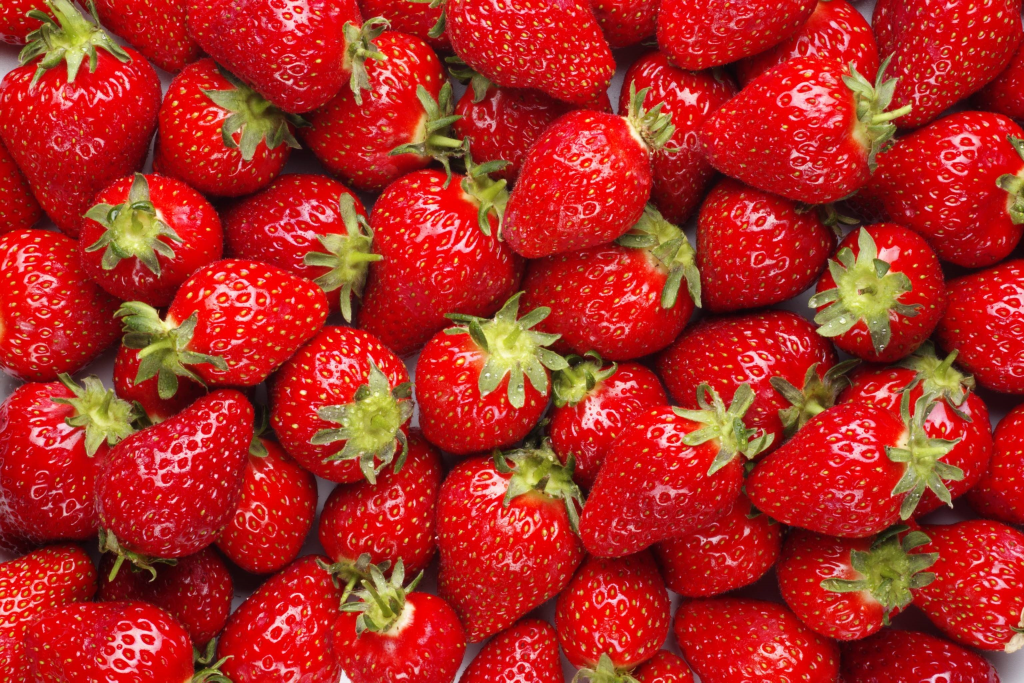
#> input picture 20161130/im1.jpg, 3072 x 2048 px (shown at 1/3 size)
$ jupyter execute --allow-errors ImageAnalysis.ipynb   (shell and % lines are left out)
#> lines starting #> are read from the running program, lines starting #| are printed output that depends on the picture; after the words box and inside, x2 and y2 are one past the last pixel; in counts of white or black regions, pixels touching at a corner belong together
## Basics of Image Analysis in Python
<hr>

### Packages
* scipy
* scikit-image
* opencv
* PIL (pillow)
* ITK

<hr>

[cell 1]
import matplotlib.pyplot as pl
pl.style.use(['notebook','images'])

<hr>
### Load and show an image

[cell 2]
from skimage.io import imread
img1 = imread('im1.jpg')
#> img1 is the input picture: shape (2048, 3072, 3); mean R, G, B 176.8, 42.1, 34.3
img2 = imread('im2.jpg')
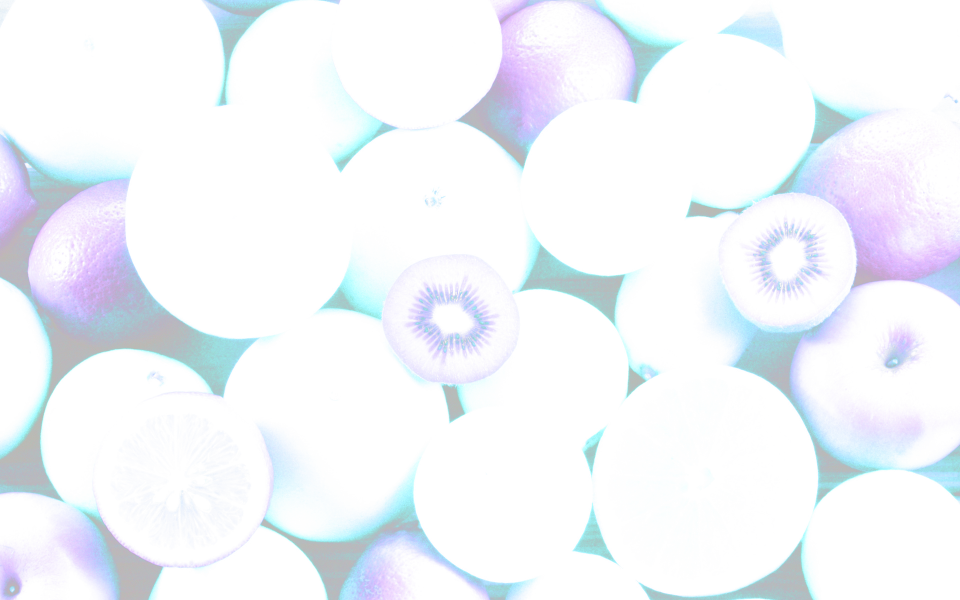
#> input picture 20161130/im2.jpg, 1920 x 1200 px (shown at 1/2 size)
#> img2 is the input picture: shape (1200, 1920, 4); mean R, G, B, A 45.3, 121.3, 217.8, 27.5

fig,axs = pl.subplots(1, 2, num='Original Images')
axs[0].imshow(img1)
axs[1].imshow(img2)

### How are images represented in Python?

[cell 3]
print('Type:', type(img1), '\n')
#| Type: <class 'numpy.ndarray'>
print('Shape:', img1.shape, '\n')
#| Shape: (2048, 3072, 3)
print(img1.dtype, '\n')
#| uint8

### Basic image manipulation

[cell 4]
# IMAGE[YPOS, XPOS, CHANNEL]

fig,axs = pl.subplots(2,4, figsize=(9,7), num='Channels')

axs[0,-1].imshow(img1)
axs[0,-1].set_title('Original')
axs[1,-1].imshow(img2)

for channel,cmap,title in zip(range(3), (pl.cm.Greens,pl.cm.Reds,pl.cm.Blues), ('R','G','B')):
    ax = axs[0,channel]
    ax.imshow(img1[:,:,channel], cmap=cmap)
    ax.set_title(title)

    ax = axs[1,channel]
    ax.imshow(img2[:,:,channel], cmap=cmap)

[cell 5]
fig,axs = pl.subplots(1,3,num='Basic Manipulations', figsize=(9,5))

# take the red channel
red = img1[:,:,0]
axs[0].imshow(red, vmin=0, vmax=200, cmap=pl.cm.jet)

# crop it
cropped = red[300:800, 1500:2000]
axs[1].imshow(cropped)

# threshold it
thresholded = red>190
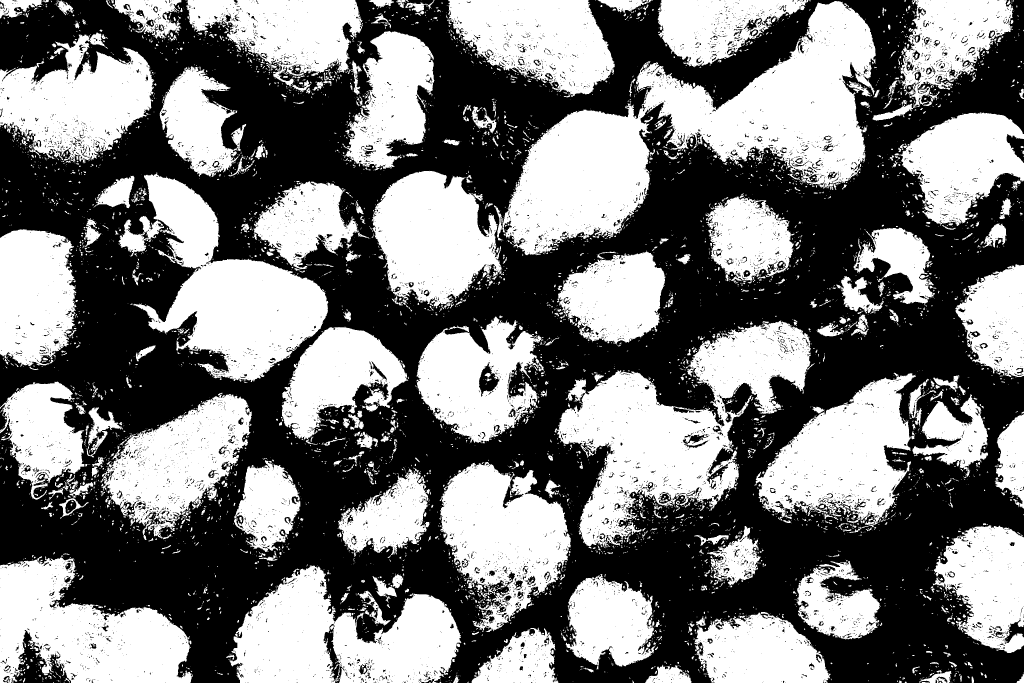
#> thresholded: shape (2048, 3072) bool (shown at 1/3 size); 48.4% white; 6754 white regions (5246 under 20 px), largest, box (x1, y1, x2, y2) and area: (1507, 3, 2627, 766) 316629, (1672, 962, 2432, 1645) 208083, (399, 522, 985, 1146) 156691
axs[2].imshow(thresholded)

red>190

### Cell culture example

[cell 6]
# load an image

im = imread('im4.tif')
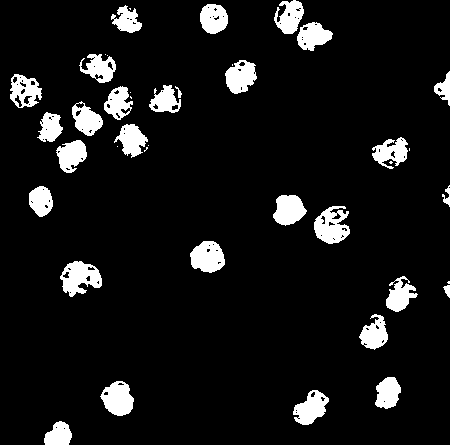
#> input picture 20161130/im4.tif, 450 x 445 px
#> im: shape (445, 450) uint16; min 3, max 435, mean 44.6
pl.figure('Cell Culture')
pl.imshow(im)

[cell 7]
# inspect the image histogram

pl.figure('Histogram')
#> (the rest of this cell did not finish here and is left out)

[cell 8]
# smooth images with a filter

from skimage.filters import gaussian

filtered = gaussian(im, sigma=2.)
filtered = (filtered-filtered.min())/(filtered.max()-filtered.min())

fig,axs = pl.subplots(1, 2, figsize=(8,5), num='Filtered')
axs[0].imshow(im)
axs[0].set_title('Original')
axs[1].imshow(filtered)
axs[1].set_title('Filtered')

[cell 9]
# basic segmentation: thresholding

thresholded = filtered > .3
#> thresholded: shape (445, 450) bool; 12.6% white; 29 white regions, largest, box (x1, y1, x2, y2) and area: (273, 0, 334, 52) 1771, (59, 260, 104, 298) 1228, (312, 204, 351, 245) 1214

fig,axs = pl.subplots(1, 2, num='Thresholding', figsize=(9,5))
axs[0].imshow(thresholded, cmap=pl.cm.viridis)

[cell 10]
from scipy.ndimage import label

labels,n_labs = label(thresholded)
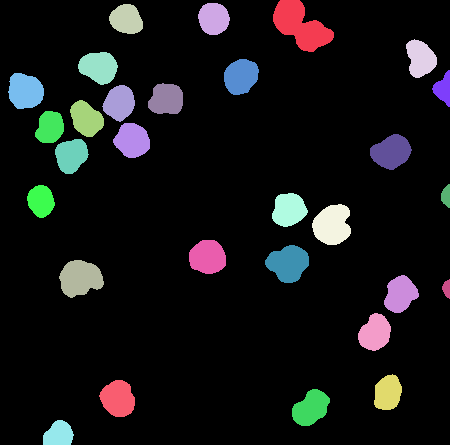
#> labels: shape (445, 450) int32; 30 distinct labels, from 0 to 29; one colour per label, 0 black
#> n_labs = 29

axs[1].imshow(labels, cmap=pl.cm.Paired)

[cell 11]
fig = pl.figure('Labelling cells', figsize=(6,5))
ax = fig.add_axes([0,0,1,1])
ax.imshow(im)

#> (the rest of this cell did not finish here and is left out)

[cell 12]
from skimage.feature import canny
fig,axs = pl.subplots(1, 3, num='Edge detection', figsize=(9,5))

edges1 = canny(im, 2., 5, 15)
#> edges1: shape (445, 450) bool; 2.6% white in thin lines or dots
edges2 = canny(im, 5., 10, 30)
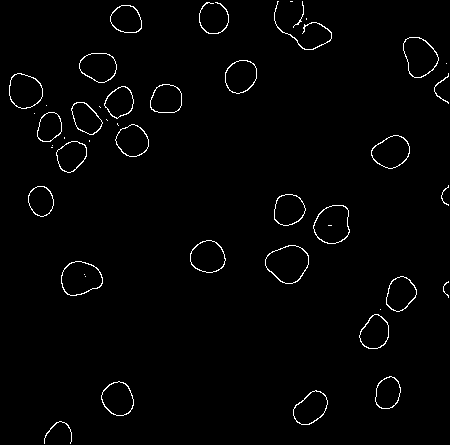
#> edges2: shape (445, 450) bool; 1.6% white in thin lines or dots

axs[0].imshow(im)
axs[1].imshow(edges1)
axs[2].imshow(edges2)

[cell 13]
from skimage.feature import blob_doh

blobs = blob_doh(filtered, 3, 30, overlap=0.2)
#> blobs = 28 rows, first 8: [436, 58, 15], [398, 117, 18], [392, 387, 18], [256, 206, 21], [209, 287, 18], [276, 77, 21], [75, 239, 18], [334, 374, 18]

pl.figure('Blob detector')
pl.imshow(im)
pl.plot(blobs[:,1], blobs[:,0], 'r*', markersize=10, markeredgewidth=0)

blobs
#> Out has the same summary as blobs
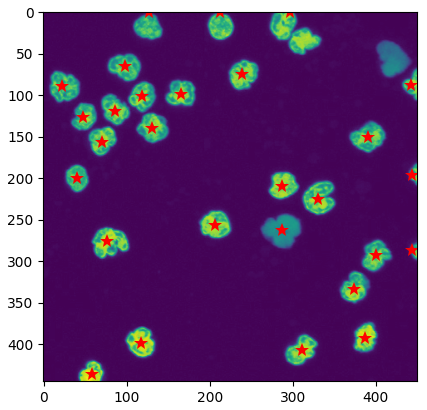
#> figure drawn by matplotlib, 1 panel

### Where's the kiwi?

[cell 14]
fruits = imread('im2.jpg')
kiwi = imread('kiwi.tif')
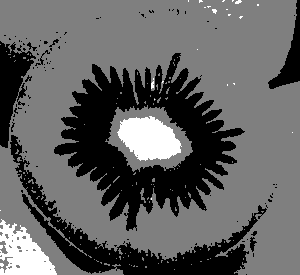
#> input picture 20161130/kiwi.tif, 300 x 275 px
#> kiwi is the input picture: shape (275, 300) uint16; min 0, max 701, mean 298.2
# convert to single channel
fruits = fruits.sum(axis=-1)
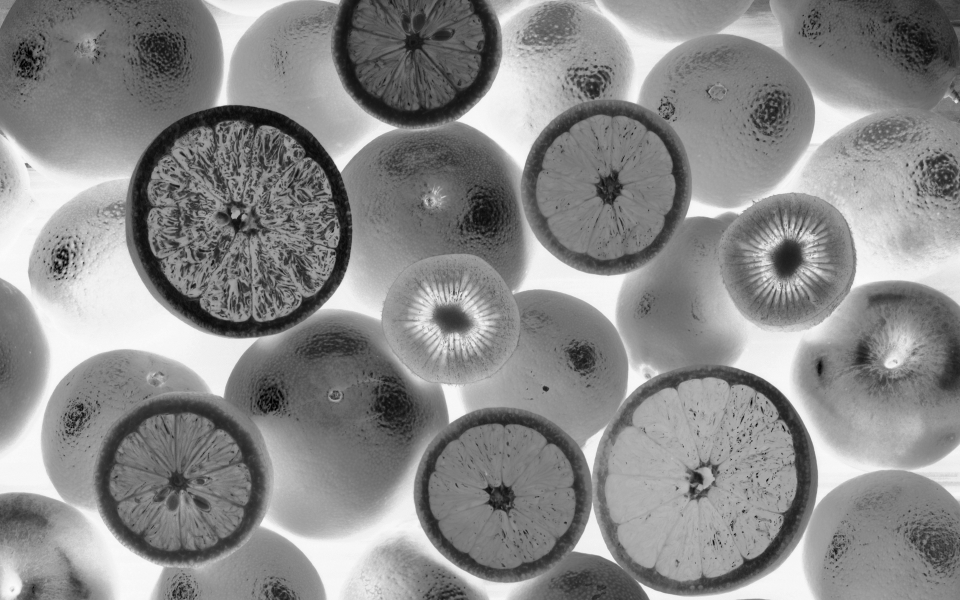
#> fruits: shape (1200, 1920) uint64 (shown at 1/2 size); min 0, max 759, mean 411.8; drawn with min black and max white
# blur kiwi
kiwi = gaussian(kiwi, 5.)
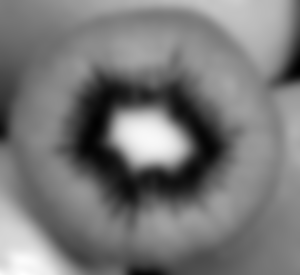
#> kiwi: shape (275, 300) float64; min 0.000158, max 0.00946, mean 0.00455; drawn with min black and max white

fig,axs = pl.subplots(1, 2, num='Fruits')
axs[0].imshow(fruits)
axs[1].imshow(kiwi)

[cell 15]
from skimage.feature import match_template

match = match_template(fruits, kiwi)
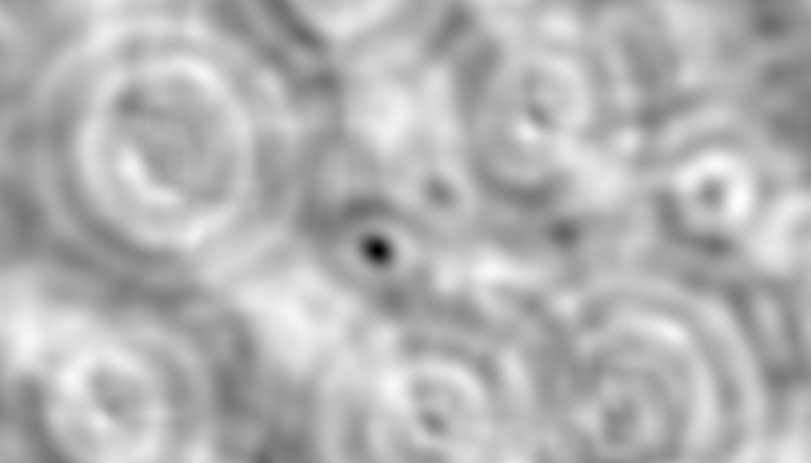
#> match: shape (926, 1621) float64 (shown at 1/2 size); min -0.929, max 0.386, mean -0.00124; drawn with min black and max white

fig,axs = pl.subplots(1, 2, num='Template matching')
axs[0].imshow(match)
axs[1].imshow(fruits)

#> (the rest of this cell did not finish here and is left out)
